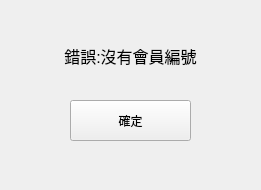
<?xml version="1.0" encoding="UTF-8"?>
<ui version="4.0">
 <class>Form</class>
 <widget class="QWidget" name="Form">
  <property name="geometry">
   <rect>
    <x>0</x>
    <y>0</y>
    <width>261</width>
    <height>190</height>
   </rect>
  </property>
  <property name="windowTitle">
   <string>Form</string>
  </property>
  <widget class="QToolButton" name="toolButton">
   <property name="geometry">
    <rect>
     <x>70</x>
     <y>100</y>
     <width>121</width>
     <height>41</height>
    </rect>
   </property>
   <property name="text">
    <string>確定</string>
   </property>
  </widget>
  <widget class="QLabel" name="label">
   <property name="geometry">
    <rect>
     <x>30</x>
     <y>30</y>
     <width>201</width>
     <height>51</height>
    </rect>
   </property>
   <property name="font">
    <font>
     <pointsize>12</pointsize>
    </font>
   </property>
   <property name="text">
    <string>錯誤:沒有會員編號</string>
   </property>
   <property name="alignment">
    <set>Qt::AlignCenter</set>
   </property>
  </widget>
 </widget>
 <resources/>
 <connections>
  <connection>
   <sender>toolButton</sender>
   <signal>clicked()</signal>
   <receiver>Form</receiver>
   <slot>close()</slot>
   <hints>
    <hint type="sourcelabel">
     <x>107</x>
     <y>119</y>
    </hint>
    <hint type="destinationlabel">
     <x>53</x>
     <y>118</y>
    </hint>
   </hints>
  </connection>
 </connections>
</ui>
